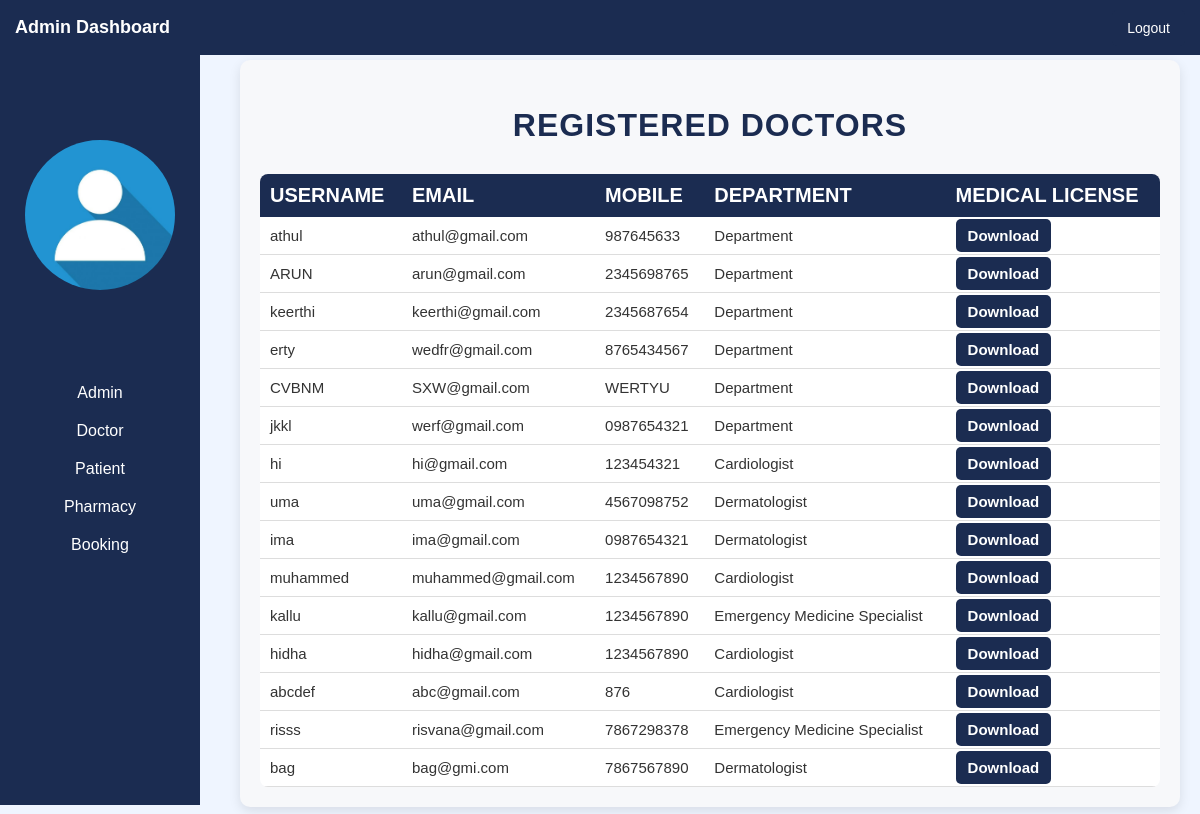
/admindoctorview-dashboard/, run on the app's committed database.
### ccapp/models.py (models this page shows, shortened)
class DoctorRegister(models.Model):
    user = models.OneToOneField(User, on_delete=models.CASCADE)
    mobile = models.CharField(max_length=10, null=False)
    email = models.EmailField()
    profile_pic = models.ImageField(upload_to="profile_pic/doctorprofilePic/", null=True)
    medical_license = models.FileField(upload_to='licenses/', null=True, blank=True)
    department = models.CharField(max_length=50, choices=departments, default="Department")
    status = models.BooleanField(default=False)
    def __str__(self):
        return "{} ({})".format(self.user.first_name, self.department)

### ccapp/views.py (the view)
# urls.py: path('admindoctorview-dashboard/', views.admindoctorview_dashboardview, name="admindoctorview-dashboard"),
def admindoctorview_dashboardview(request):
    doctors = models.DoctorRegister.objects.all()
    print(doctors)
    return render(request, "admindoctorview-dashboard.html", {"doctors": doctors})

### templates/admindoctorview-dashboard.html (shortened to what this page needs)
{% extends 'admin-dashboard.html' %}
{% block content %}
<div class="container doctor-view-dashboard">
    <h2 class="dashboard-title">Registered Doctors</h2>
    <table class="table table-striped doctor-table">
        <thead class="table-header">
            <tr>
                <th>Username</th>
                <th>Email</th>
                <th>Mobile</th>
                <th>Department</th>
                <th>Medical License</th>
            </tr>
        </thead>
        <tbody class="table-body">
            {% if doctors %}
                {% for doctor in doctors %}
                    <tr>
                        <td>{{ doctor.user.username }}</td>
                        <td>{{ doctor.email }}</td>
                        <td>{{ doctor.mobile }}</td>
                        <td>{{ doctor.get_department_display }}</td>
                        <td>
                            {% if doctor.medical_license %}
                                <a href="{{ doctor.medical_license.url }}" target="_blank" class="download-link">Download</a>
                            {% else %}
                                No License
                            {% endif %}
                        </td>
                    </tr>
                {% endfor %}
            {% else %}
                <tr>
                    <td colspan="6" class="no-data">No Doctors Registered</td>
                </tr>
            {% endif %}
        </tbody>
    </table>
</div>
{% endblock %}

### templates/admin-dashboard.html (shortened to what this page needs)
<!DOCTYPE html>
{% load static %}
<html lang="en">
<head>
</head>
<body>
    <div class="navbar">
        <h1>{% block navbar_title %}Admin Dashboard{% endblock %}</h1>
        <div class="nav-links">
            <button class="logout-button" onclick="logout()">Logout</button>
        </div>
    </div>
    <div class="sidebar">
        <center>
            <div class="profile-container">
                <img src="{% static 'img/pp.jpg' %}" class="profile-pic" alt="Profile Picture">
            </div>
        </center>
        <ul>
            <li><a href="{% url 'admin-dashboard' %}">Admin</a></li>
            <li><a href="{% url 'admindoctor-dashboard' %}">Doctor</a></li>
            <li><a href="{% url 'adminpatient-dashboard' %}">Patient</a></li>
            <li><a href="{% url 'adminpharmacy-dashboard' %}">Pharmacy</a></li>
            <li><a href="{% url 'admin-booking' %}">Booking</a></li>
        </ul>
    </div>
    <div class="content">
        {% block content %}
        {% endblock %}
    </div>
</body>
</html>

### templates/admin-dashboard.html (style rules this page uses)
:root { --primary: #1B2C51; --light: #EFF5FF; --dark: #1B2C51; }
body { font-family: Arial, sans-serif; margin: 0; background-color: var(--light); }
.navbar { background-color: var(--primary); color: white; height: 55px; line-height: 55px; width: 100%; position: fixed; top: 0; z-index: 1; }
.navbar h1 { margin: 0; padding-left: 15px; font-size: 18px; float: left; }
.nav-links { float: right; padding-right: 15px; }
.logout-button { background-color: var(--primary); color: white; border: none; padding: 10px 15px; font-size: 14px; border-radius: 5px; cursor: pointer; transition: background-color 0.3s ease; }
.sidebar { background-color: var(--dark); color: white; width: 200px; height: calc(100vh - 55px); position: relative; padding-top: 20px; float: left; text-align: center; }
.profile-container { margin: 80px 0; }
.profile-pic { width: 150px; height: 150px; border-radius: 50%; object-fit: cover; }
.sidebar ul { list-style-type: none; padding: 0; }
.sidebar ul li { padding: 10px; }
.sidebar ul li a { color: white; text-decoration: none; }
.content { margin-left: 220px; padding: 20px; margin-top: 40px; }
h2 { color: var(--dark); }

### templates/admindoctorview-dashboard.html (style rules this page uses)
:root { --light: #EFF5FF; --dark: #1B2C51; --background: #F7F8FA; --text-light: #FFFFFF; --text-dark: #333333; --accent: #00D4FF; }
.doctor-view-dashboard { background-color: var(--background); padding: 20px; border-radius: 10px; box-shadow: 0 4px 12px rgba(0, 0, 0, 0.1); }
.dashboard-title { color: var(--dark); font-size: 32px; font-weight: bold; margin-bottom: 30px; text-align: center; text-transform: uppercase; letter-spacing: 1px; }
.doctor-table { width: 100%; border-collapse: collapse; background-color: var(--text-light); border-radius: 8px; overflow: hidden; }
.table-header th { background-color: var(--dark); color: var(--text-light); padding: 10px 10px; text-align: left; font-size: 20px; text-transform: uppercase; }
.table-body td { padding: 10px; border-bottom: 1px solid #ddd; color: var(--text-dark); font-size: 15px; }
.download-link { color: var(--accent); text-decoration: none; font-weight: bold; padding: 8px 12px; background-color: var(--dark); color: var(--text-light); border-radius: 5px; transition: background-color 0.3s ease-in-out; }

### data on the page
DoctorRegister: user.username "athul", email "athul@gmail.com", mobile "987645633", department "Department"
DoctorRegister: user.username "ARUN", email "arun@gmail.com", mobile "2345698765", department "Department"
DoctorRegister: user.username "keerthi", email "keerthi@gmail.com", mobile "2345687654", department "Department"
DoctorRegister: user.username "erty", email "wedfr@gmail.com", mobile "8765434567", department "Department"
DoctorRegister: user.username "CVBNM", email "SXW@gmail.com", mobile "WERTYU", department "Department"
DoctorRegister: user.username "jkkl", email "werf@gmail.com", mobile "0987654321", department "Department"
DoctorRegister: user.username "hi", email "hi@gmail.com", mobile "123454321", department "Cardiologist"
DoctorRegister: user.username "uma", email "uma@gmail.com", mobile "4567098752", department "Dermatologist"
DoctorRegister: user.username "ima", email "ima@gmail.com", mobile "0987654321", department "Dermatologist"
DoctorRegister: user.username "muhammed", email "muhammed@gmail.com", mobile "1234567890", department "Cardiologist"
DoctorRegister: user.username "kallu", email "kallu@gmail.com", mobile "1234567890", department "Emergency Medicine Specialist"
DoctorRegister: user.username "hidha", email "hidha@gmail.com", mobile "1234567890", department "Cardiologist"
DoctorRegister: user.username "abcdef", email "abc@gmail.com", mobile "876", department "Cardiologist"
DoctorRegister: user.username "risss", email "risvana@gmail.com", mobile "7867298378", department "Emergency Medicine Specialist"
DoctorRegister: user.username "bag", email "bag@gmi.com", mobile "7867567890", department "Dermatologist"
